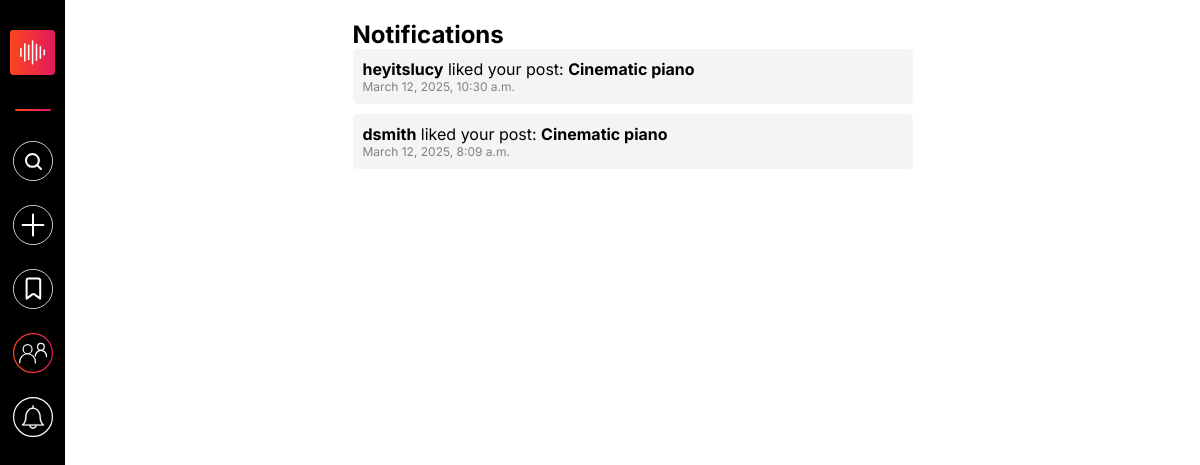
Page /notifications/ (signed in) on the committed database.
### users/models.py (models this page shows, shortened)
class Notification(models.Model):
    NOTIFICATION_TYPES = (
        ('like', 'Like'),
        ('collab', 'Collaboration Request'),
        ('flagged', 'Post Flagged'),
    )
    STATUS_CHOICES = [
        ('unread', 'Unread'),
        ('read', 'Read'),
    ]
    recipient = models.ForeignKey(User, on_delete=models.CASCADE, related_name='notifications')
    sender = models.ForeignKey(User, on_delete=models.CASCADE)
    post = models.ForeignKey('postdb', on_delete=models.CASCADE, blank=True, null=True)
    message = models.TextField()
    notification_type = models.CharField(max_length=10, choices=NOTIFICATION_TYPES)
    timestamp = models.DateTimeField(auto_now_add=True)
    status = models.CharField(max_length=10, choices=STATUS_CHOICES, default='unread')
    class Meta:
        indexes = [
            models.Index(fields=['recipient']),
            models.Index(fields=['timestamp']),
        ]

class postdb(models.Model):
    pid=models.UUIDField(primary_key=True,max_length=10,default=uuid.uuid4)
    username=models.ForeignKey(to=profiledatadb,on_delete=models.CASCADE)
    media=models.FileField(upload_to='media/Posts')
    media_thumbnail=models.FileField(upload_to='media/Thumbnails',default=None,blank=True,null=True)
    caption=models.CharField(max_length=30)
    descr=models.TextField()
    langu=models.CharField(max_length=15,default="English")
    mediatype=models.CharField(max_length=15,blank=True)
    location=models.CharField(max_length=15)
    likes=models.IntegerField(default=0)
    media_format=models.CharField(max_length=20, blank=True)
    timestamp = models.DateTimeField(auto_now=True)
    collaborated_owners = models.ManyToManyField(User, through="collaborators_table")
    isCollaborated = models.BooleanField(default=False)
    collaboration = models.UUIDField(default=None,blank=True,null=True)
    flagged = models.BooleanField(default=False)  # 0 = Not Flagged, 1 = Flagged
    flag_counter = models.IntegerField(default=0)  # Tracks offensive/explicit content reports
    reported_users = models.ManyToManyField(User, blank=True, related_name="reported_posts")
    is_private = models.BooleanField(default=False)

### users/views.py (the view)
# urls.py: path('notifications/', views.notifications, name='notifications'),
@login_required
def notifications(request):
    user_notifications = Notification.objects.filter(recipient=request.user).order_by('-timestamp')
    reported_posts = {notif.post for notif in user_notifications if notif.post}
    if hasattr(Notification, 'status'):
        user_notifications.update(status="read")
    return render(request, 'notifications.html', {'notifications': user_notifications,'reported_posts': reported_posts})

### templates/notifications.html (shortened to what this page needs)
{% extends 'base.html' %}
{% block content %}
<div class="container">
    <h2>Notifications</h2>
    {% if notifications %}
        <ul class="notification-list">
            {% for notification in notifications %}
                <li class="notification">
                    {% if notification.notification_type == "like" %}
                    <strong>{{ notification.sender.username }}</strong>
                        liked your post: <strong>{{ notification.post.caption }}</strong>
                    {% elif notification.notification_type == "flagged" %}
                        ⚠️ Your post <strong>{{ notification.post.caption }}</strong> has been flagged.
                        <p>Reason: {{ notification.message }}</p>
                        <p><a class="view-post-btn" href="{% url 'media' %}?pid={{ notification.post.pid }}">View Post</a></p>
                    {% endif %}
                    <span class="timestamp">{{ notification.timestamp|date:"F j, Y, g:i a" }}</span>
                </li>
            {% endfor %}
        </ul>
    {% else %}
        <p>No notifications yet.</p>
    {% endif %}
</div>
{% endblock %}

### static/css/base-file.css (style rules this page uses)
* { margin: 0; padding: 0; min-width: 0; min-height: 0; box-sizing: border-box; }
html, body { margin: 0; padding: 0; height: 100%; font-family: "Inter", sans-serif; font-optical-sizing: auto; font-weight: normal; font-style: normal; font-variation-settings: "slnt" 0; }

### templates/notifications.html (style rules this page uses)
.container { max-width: 600px; margin: auto; padding: 20px; }
.notification-list { list-style: none; padding: 0; }
.notification { background: #f4f4f4; padding: 10px; margin-bottom: 10px; border-radius: 5px; }
.timestamp { display: block; font-size: 12px; color: gray; }

### rows in the picture
Notification: sender.username "heyitslucy", post.caption "Cinematic piano", timestamp "March 12, 2025, 10:30 a.m."
Notification: sender.username "dsmith", post.caption "Cinematic piano", timestamp "March 12, 2025, 8:09 a.m."
